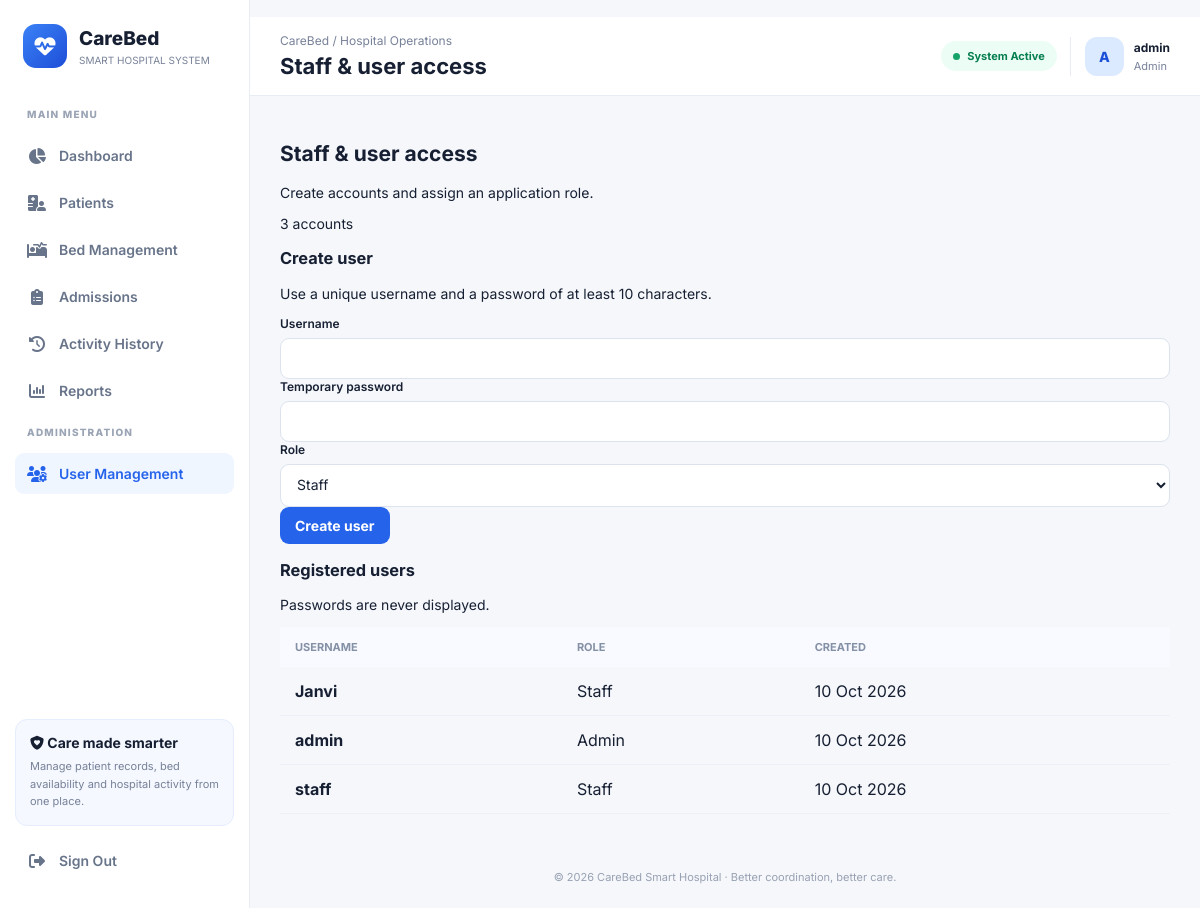
Screenshot of /users (signed in) with the database file from the repository.
### app.py (models this page shows, shortened)
class User(UserMixin, db.Model):
    id = db.Column(db.Integer, primary_key=True)
    username = db.Column(db.String(80), unique=True, nullable=False)
    password_hash = db.Column(db.String(255), nullable=False)
    role = db.Column(db.String(20), nullable=False, default="staff")
    created_at = db.Column(db.DateTime, default=datetime.utcnow)

### app.py (the view, shortened to what this page needs)
@app.route("/users", methods=["GET", "POST"])
@roles_required("admin")
def users():
    user_list = User.query.order_by(User.username).all()
    return render_template("users.html", users=user_list)

### app.py (called while the page is built)
@login_manager.user_loader
def load_user(user_id):
    return db.session.get(User, int(user_id))

def roles_required(*roles):
    def decorator(view):
        @wraps(view)
        @login_required
        def wrapped(*args, **kwargs):
            if current_user.role not in roles:
                abort(403)
            return view(*args, **kwargs)
        return wrapped
    return decorator

### templates/users.html (shortened to what this page needs)
Test-Path .\app.py{% extends "base.html" %}
{% block page_heading %}Staff & user access{% endblock %}
{% block content %}
<div class="section-intro"><div><h1>Staff & user access</h1><p>Create accounts and assign an application role.</p></div><span class="count-chip">{{ users|length }} accounts</span></div>
<div class="panel-card mb-4"><div class="panel-heading"><div><h3>Create user</h3><p>Use a unique username and a password of at least 10 characters.</p></div></div><form method="post" class="row g-3 align-items-end">
<div class="col-md-4"><label class="form-label">Username</label><input class="form-control" name="username" required minlength="3" maxlength="80"></div>
<div class="col-md-4"><label class="form-label">Temporary password</label><input class="form-control" type="password" name="password" required minlength="10"></div>
<div class="col-md-2"><label class="form-label">Role</label><select class="form-select" name="role"><option value="staff">Staff</option><option value="admin">Admin</option></select></div>
<div class="col-md-2"><button class="btn btn-primary w-100">Create user</button></div>
</form></div>
<div class="panel-card"><div class="panel-heading"><div><h3>Registered users</h3><p>Passwords are never displayed.</p></div></div><div class="table-responsive"><table class="table modern-table"><thead><tr><th>Username</th><th>Role</th><th>Created</th></tr></thead><tbody>{% for u in users %}<tr><td><strong>{{ u.username }}</strong></td><td><span class="badge-soft {% if u.role == 'admin' %}badge-purple{% else %}badge-blue{% endif %}">{{ u.role|title }}</span></td><td>{{ u.created_at.strftime('%d %b %Y') }}</td></tr>{% endfor %}</tbody></table></div></div>
{% endblock %}

### templates/base.html (shortened to what this page needs)
<!DOCTYPE html>
<html lang="en">
<head>
    <link rel="stylesheet" href="https://cdnjs.cloudflare.com/ajax/libs/font-awesome/6.5.2/css/all.min.css">
</head>
<body>
    {% set ep = request.endpoint or '' %}
    <aside class="sidebar">
        <a class="brand"
           href="{{ url_for('dashboard') if current_user.is_authenticated else url_for('login') }}">
            <div class="brand-icon">
                <i class="fa-solid fa-heart-pulse"></i>
            </div>
            <div>
                <div class="brand-name">CareBed</div>
                <div class="brand-sub">SMART HOSPITAL SYSTEM</div>
            </div>
        </a>
        {% if current_user.is_authenticated %}
        <div class="nav-label">MAIN MENU</div>
        <nav>
            <a class="nav-link {{ 'active' if ep == 'dashboard' else '' }}"
               href="{{ url_for('dashboard') }}">
                <i class="fa-solid fa-chart-pie"></i> Dashboard
            </a>
            <a class="nav-link {{ 'active' if ep in ['patients', 'edit_patient'] else '' }}"
               href="{{ url_for('patients') }}">
                <i class="fa-solid fa-hospital-user"></i> Patients
            </a>
            <a class="nav-link {{ 'active' if ep in ['beds', 'toggle_bed'] else '' }}"
               href="{{ url_for('beds') }}">
                <i class="fa-solid fa-bed-pulse"></i> Bed Management
            </a>
            <a class="nav-link {{ 'active' if ep in ['admissions', 'discharge'] else '' }}"
               href="{{ url_for('admissions') }}">
                <i class="fa-solid fa-clipboard-list"></i> Admissions
            </a>
            <a class="nav-link {{ 'active' if ep == 'history' else '' }}"
               href="{{ url_for('history') }}">
                <i class="fa-solid fa-clock-rotate-left"></i> Activity History
            </a>
            {% if current_user.role == 'admin' %}
            <a class="nav-link {{ 'active' if ep in ['reports', 'export_report'] else '' }}"
               href="{{ url_for('reports') }}">
                <i class="fa-solid fa-chart-column"></i> Reports
            </a>
            <div class="nav-label">ADMINISTRATION</div>
            <a class="nav-link {{ 'active' if ep == 'users' else '' }}"
               href="{{ url_for('users') }}">
                <i class="fa-solid fa-users-gear"></i> User Management
            </a>
            {% endif %}
        </nav>
        {% endif %}
        <div class="sidebar-bottom">
            {% if current_user.is_authenticated %}
            <div class="sidebar-note">
                <strong><i class="fa-solid fa-shield-heart"></i> Care made smarter</strong>
                <p>Manage patient records, bed availability and hospital activity from one place.</p>
            </div>
            <form class="logout-form" method="POST" action="{{ url_for('logout') }}">
                <button type="submit" class="nav-link logout-button">
                    <i class="fa-solid fa-right-from-bracket"></i> Sign Out
                </button>
            </form>
            {% endif %}
        </div>
    </aside>
    <main class="main">
        <header class="topbar">
            <div>
                <div class="topbar-caption">CareBed / Hospital Operations</div>
                <h1>{% block page_heading %}Hospital Overview{% endblock %}</h1>
            </div>
            <div class="topbar-right">
                {% if current_user.is_authenticated %}
                <span class="status-pill">
                    <span class="status-dot"></span> System Active
                </span>
                <div class="profile">
                    <div class="avatar">
                        {{ (current_user.username or 'U')[0]|upper }}
                    </div>
                    <div>
                        <div class="profile-name">{{ current_user.username }}</div>
                        <div class="profile-role">
                            {{ current_user.role|default('Staff', true)|title }}
                        </div>
                    </div>
                </div>
                {% else %}
                <a class="btn btn-primary" href="{{ url_for('login') }}">
                    <i class="fa-solid fa-right-to-bracket"></i> Sign In
                </a>
                {% endif %}
            </div>
        </header>
        <section class="page-content">
            {% block content %}{% endblock %}
        </section>
        <footer class="footer">
            &copy; 2026 CareBed Smart Hospital · Better coordination, better care.
        </footer>
    </main>
</body>
</html>

### templates/base.html (style rules this page uses)
:root { --primary: #2563eb; --primary-dark: #1d4ed8; --primary-light: #eff6ff; --background: #f5f7fb; --surface: #ffffff; --text: #172033; --muted: #778198; --border: #e8edf5; --sidebar-width: 250px; }
* { box-sizing: border-box; }
html, body { margin: 0; min-height: 100%; width: 100%; }
body { font-family: 'Inter', Arial, sans-serif; background: var(--background); color: var(--text); font-size: 14px; }
a { color: inherit; text-decoration: none; }
.sidebar { width: var(--sidebar-width); position: fixed; top: 0; left: 0; bottom: 0; background: white; border-right: 1px solid var(--border); padding: 24px 15px; display: flex; flex-direction: column; z-index: 100; overflow-y: auto; }
.brand { display: flex; align-items: center; gap: 12px; padding: 0 8px 28px; }
.brand-icon { height: 44px; width: 44px; flex-shrink: 0; display: grid; place-items: center; border-radius: 13px; color: white; background: linear-gradient(135deg, #3b82f6, #1d4ed8); font-size: 21px; }
.brand-name { font-size: 19px; font-weight: 800; }
.brand-sub { color: var(--muted); font-size: 10px; margin-top: 4px; }
.nav-label { color: #9aa4b5; font-size: 10px; font-weight: 800; letter-spacing: 1.2px; padding: 12px; }
.sidebar nav { display: flex; flex-direction: column; }
.nav-link { display: flex; align-items: center; gap: 12px; width: 100%; padding: 12px; margin: 3px 0; border: 0; border-radius: 9px; background: transparent; color: #68748a; font: inherit; font-weight: 600; text-align: left; cursor: pointer; }
.nav-link i { width: 20px; text-align: center; font-size: 16px; }
.nav-link:hover, .nav-link.active { background: var(--primary-light); color: var(--primary); }
.sidebar-bottom { margin-top: auto; padding-top: 15px; }
.sidebar-note { padding: 14px; background: #f5f8ff; border: 1px solid #e6edff; border-radius: 12px; margin-bottom: 14px; }
.sidebar-note strong { display: block; margin-bottom: 7px; }
.sidebar-note p { color: var(--muted); font-size: 11px; line-height: 1.6; margin: 0; }
.logout-form { margin: 0; }
.main { width: calc(100% - var(--sidebar-width)); min-width: 0; min-height: 100vh; margin-left: var(--sidebar-width); }
.topbar { min-height: 78px; padding: 16px 30px; background: #ffffff; border-bottom: 1px solid var(--border); display: flex; align-items: center; justify-content: space-between; gap: 16px; position: sticky; top: 0; z-index: 50; }
.topbar-caption { color: var(--muted); font-size: 12px; margin-bottom: 5px; }
.topbar h1 { font-size: 22px; margin: 0; }
.topbar-right { display: flex; align-items: center; gap: 13px; }
.status-pill { display: inline-flex; align-items: center; gap: 7px; border-radius: 30px; padding: 8px 12px; background: #ecfdf5; color: #087f51; font-size: 11px; font-weight: 700; }
.status-dot { width: 7px; height: 7px; border-radius: 50%; background: #16a36a; }
.profile { display: flex; align-items: center; gap: 10px; padding-left: 14px; border-left: 1px solid var(--border); }
.avatar { width: 39px; height: 39px; border-radius: 12px; display: grid; place-items: center; color: #1d4ed8; background: #dbeafe; font-weight: 800; }
.profile-name { font-size: 12px; font-weight: 700; }
.profile-role { font-size: 11px; color: var(--muted); margin-top: 4px; }
.btn { display: inline-flex; align-items: center; justify-content: center; gap: 8px; padding: 10px 15px; border: 0; border-radius: 9px; font: inherit; font-weight: 700; cursor: pointer; }
.btn-primary { background: var(--primary); color: white; }
.page-content { display: block; width: 100%; max-width: none; margin: 0; padding: 28px 30px 38px; }
input, select, textarea { width: 100%; border: 1px solid #dce3ee; border-radius: 9px; padding: 11px 12px; background: white; color: var(--text); font: inherit; }
label { display: block; font-weight: 600; font-size: 12px; margin-bottom: 7px; }
table { width: 100%; border-collapse: collapse; }
th { text-align: left; color: #8490a5; background: #f8faff; font-size: 11px; text-transform: uppercase; padding: 13px 15px; white-space: nowrap; }
td { padding: 14px 15px; border-bottom: 1px solid #edf0f6; }
.footer { padding: 18px 30px 24px; color: #98a1b2; font-size: 11px; text-align: center; }

### rows the page displays
User: username "A", username "admin", role "Admin", created_at "10 Oct 2026"
User: username "Janvi", role "Staff", created_at "10 Oct 2026"
User: username "staff", role "Staff", created_at "10 Oct 2026"

### other values shown
{{ users|length }} "3"
